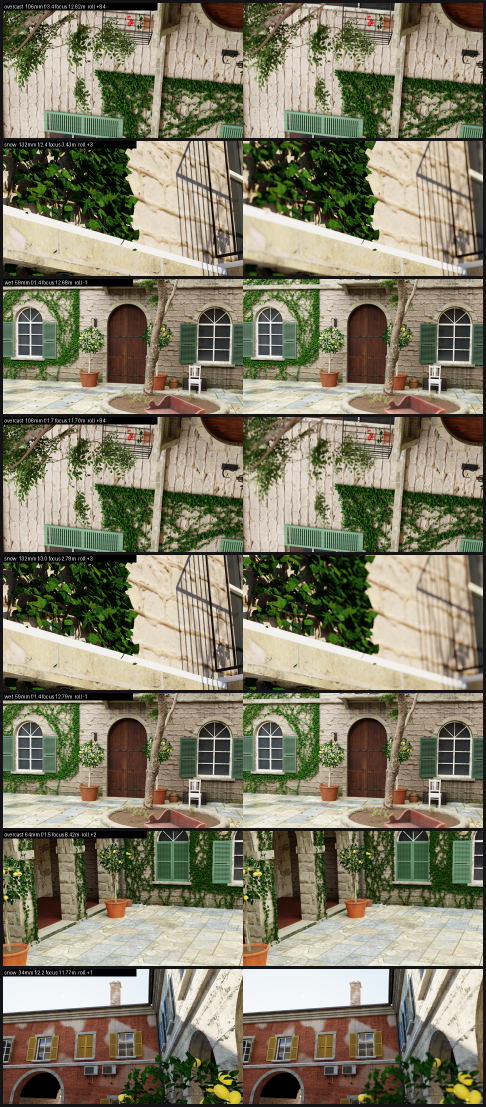
#> input picture dataset/weather_pilot/_sheets/courtyard.png, 972 x 2214 px, found by its file name (shown at 1/2 size)
$ python compare_dof_methods.py --reference ../dataset/weather_pilot/_sheets/courtyard.png
#> lines starting #> are read from the running program, lines starting #| are printed output that depends on the picture; after the words box and inside, x2 and y2 are one past the last pixel; in counts of white or black regions, pixels touching at a corner belong together
#!/usr/bin/env python3
"""Compare the three depth-of-field methods against the ray-traced reference.

The three DoFApproaches methods render the same analytic scene from the same
camera, so their images are directly subtractable. Method 3 at a high sample
count is the reference: it solves visibility per lens sample, so it is the only
one of the three with no structural approximation left in it.

Usage:
    python3 tools/compare_dof_methods.py            # uses output/dof3-*.png
    python3 tools/compare_dof_methods.py --amplify 6

Writes amplified difference maps next to the inputs and prints a metric table,
also saved as output/dof3-comparison.json.
"""

import argparse
import json
from pathlib import Path

import numpy as np
from PIL import Image

# Boxes are in captured-pixel coordinates for the canonical 1280x860 request,
# which lands as 2560x1688 on a Retina framebuffer. They are rescaled below if
# the actual capture size differs.
REFERENCE_SIZE = (2560, 1688)
ZONES = {
    # Bright far wall seen behind the razor-sharp railing. Any difference here
    # is halo: the railing is on the focus plane and cannot legally spread.
    "zone_a_halo": (1075, 60, 2477, 800),
    # The thin near posts, which a finite aperture must see through.
    "zone_b_near_occluder": (200, 100, 900, 1600),
}


def load(path: Path) -> np.ndarray:
    return np.asarray(Image.open(path).convert("RGB"), dtype=np.float64)


def scale_box(box, size):
    sx = size[0] / REFERENCE_SIZE[0]
    sy = size[1] / REFERENCE_SIZE[1]
    x0, y0, x1, y1 = box
    return int(x0 * sx), int(y0 * sy), int(x1 * sx), int(y1 * sy)


def mae(a: np.ndarray, b: np.ndarray) -> float:
    return float(np.abs(a - b).mean())


def main() -> int:
    parser = argparse.ArgumentParser()
    parser.add_argument("--dir", default="output", type=Path)
    parser.add_argument("--reference", default="dof3-m3-raytrace-512.png")
    parser.add_argument("--amplify", type=float, default=4.0)
    args = parser.parse_args()

    reference_path = args.dir / args.reference
    reference = load(reference_path)
    height, width, _ = reference.shape
#> height = 2214; width = 972
    size = (width, height)
#> size = (972, 2214)
    luminance = reference @ np.array([0.2126, 0.7152, 0.0722])
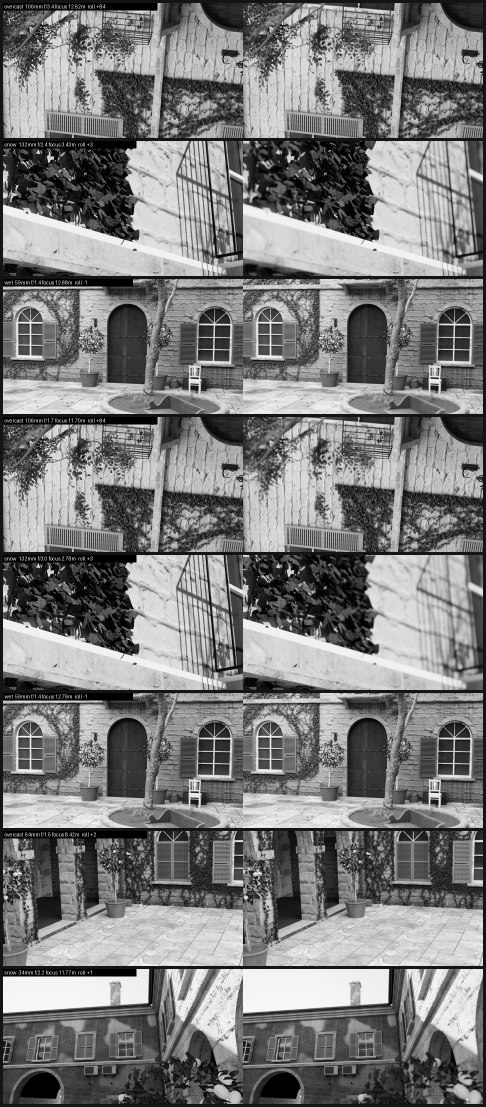
#> luminance: shape (2214, 972) float64 (shown at 1/2 size); min 0, max 255, mean 124.9
    # Defocused highlights: where bokeh shape and energy are decided.
    highlights = luminance > 190.0
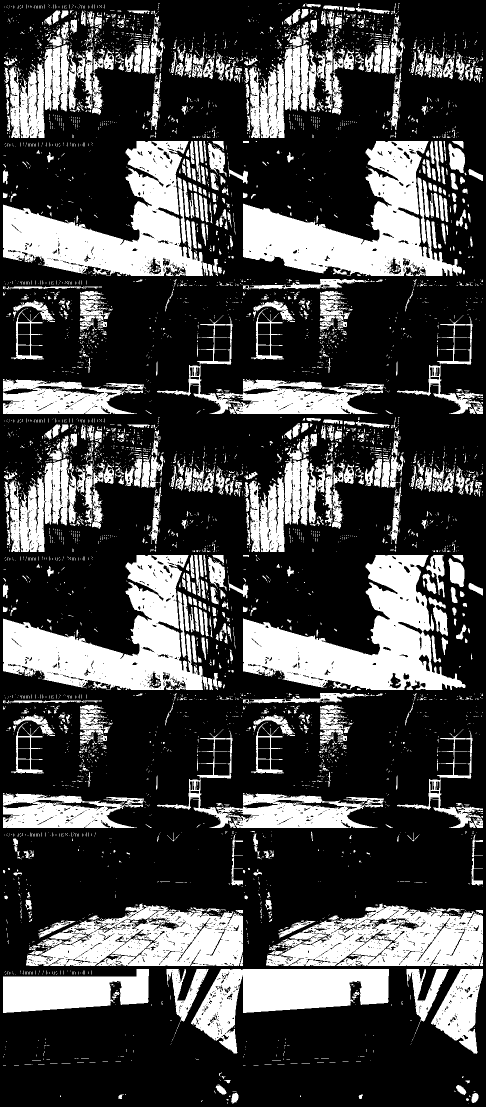
#> highlights: shape (2214, 972) bool (shown at 1/2 size); 28% white; 5141 white regions (4377 under 20 px), largest, box (x1, y1, x2, y2) and area: (486, 1110, 931, 1380) 51105, (486, 282, 924, 552) 48818, (6, 282, 406, 552) 47286

    candidates = [
        ("m1_gather", "dof3-m1-gather.png"),
        ("m2_multiview_8", "dof3-m2-multiview-8.png"),
        ("m2_multiview_64", "dof3-m2-multiview-64.png"),
        ("m3_raytrace_32", "dof3-m3-raytrace-32.png"),
    ]

    results = {"reference": str(reference_path), "capture_size": [width, height], "methods": {}}
    print(f"reference: {reference_path.name}  ({width}x{height})\n")
#| reference: courtyard.png  (972x2214)
    header = f"{'method':22s} {'overall':>9s} {'zone A halo':>12s} {'zone B near':>12s} {'highlights':>11s}"
    print(header)
    print("-" * len(header))

    for key, name in candidates:
        path = args.dir / name
        if not path.exists():
            print(f"{key:22s} {'missing':>9s}")
            continue
        image = load(path)
        if image.shape != reference.shape:
            print(f"{key:22s} size mismatch {image.shape} vs {reference.shape}")
            continue

        row = {"file": name, "overall_mae": mae(image, reference)}
        for zone, box in ZONES.items():
            x0, y0, x1, y1 = scale_box(box, size)
            row[zone + "_mae"] = mae(image[y0:y1, x0:x1], reference[y0:y1, x0:x1])
        row["highlight_mae"] = mae(image[highlights], reference[highlights])
        results["methods"][key] = row

        print(f"{key:22s} {row['overall_mae']:9.3f} {row['zone_a_halo_mae']:12.3f} "
              f"{row['zone_b_near_occluder_mae']:12.3f} {row['highlight_mae']:11.3f}")

        difference = np.clip(np.abs(image - reference) * args.amplify, 0.0, 255.0)
        out = args.dir / f"dof3-diff-{key}-vs-reference.png"
        Image.fromarray(difference.astype(np.uint8)).save(out)
        row["difference_map"] = out.name

    print("\nAll values are mean absolute error against the reference, 0..255 per channel.")
    print(f"Difference maps written with amplification x{args.amplify:g}.")

    out_json = args.dir / "dof3-comparison.json"
    out_json.write_text(json.dumps(results, indent=2) + "\n")
    print(f"Wrote {out_json}")
    return 0


if __name__ == "__main__":
    raise SystemExit(main())
#> (the program exits here)
